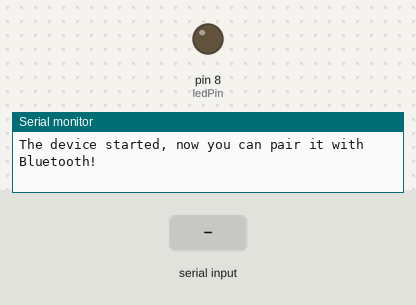
Bench run of a sketch on a simulated Arduino Uno, built with avr-gcc and run on an emulated ATmega328P. Parts: output pins drawn as LEDs (lit = HIGH), the last lines printed to the serial monitor. Inputs (shaded band) come from the test bench.

Above: at 1.2 s.
1.3 s: "A" received over the second serial link
At 2.3 s:
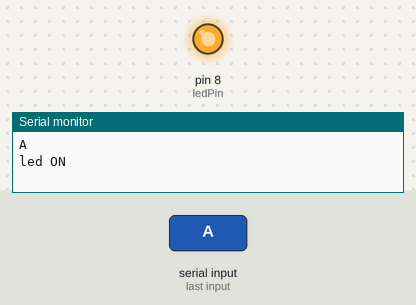
2.8 s: "a" received over the second serial link
At 3.5 s:
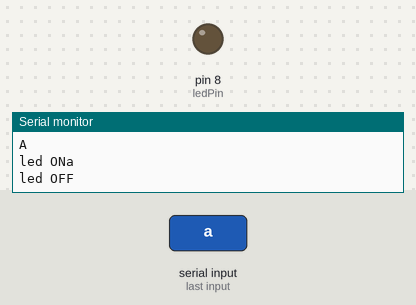
Timing chart, 0 to 5.8 s (numbered marks = the images above; inputs shaded):
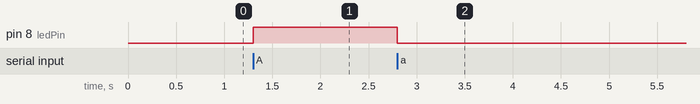

Measured:
- after the input at 1.3 s, pin 8 (ledPin): LOW → HIGH at once
- after the input at 2.8 s, pin 8 (ledPin): HIGH → LOW at once

The sketch:

bluetooth1.ino
```cpp
#include <SoftwareSerial.h>

// Create software serial object to communicate with HC-05
SoftwareSerial mySerial(3, 2);  // HC-05 Tx & Rx connected to Arduino #3 & #2
int ledPin = 8;
String receivedData = "";  // Variable to store received string

void setup() {
  Serial.begin(9600);    // Serial Monitor
  mySerial.begin(9600);  // HC-05 Bluetooth module
  pinMode(ledPin, OUTPUT);
  digitalWrite(ledPin, LOW);
  Serial.println("The device started, now you can pair it with Bluetooth!");
}

void loop() {
  // Read data from Bluetooth
  while (mySerial.available()) {
    char receivedChar = mySerial.read();  // Read each character
    Serial.println(receivedChar);
    if (receivedChar == 'A') {
      digitalWrite(ledPin, HIGH);
      Serial.print("led ON");
    } else if (receivedChar == 'a') {
      Serial.print("led OFF");
      digitalWrite(ledPin, LOW);
    }
  }
}
```
